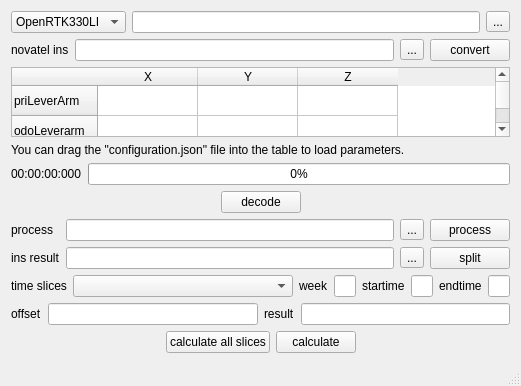
<?xml version="1.0" encoding="UTF-8"?>
<ui version="4.0">
 <class>MountAngleCalculationClass</class>
 <widget class="QMainWindow" name="MountAngleCalculationClass">
  <property name="geometry">
   <rect>
    <x>0</x>
    <y>0</y>
    <width>500</width>
    <height>331</height>
   </rect>
  </property>
  <property name="windowTitle">
   <string>MountAngleCalculation</string>
  </property>
  <widget class="QWidget" name="centralWidget">
   <layout class="QVBoxLayout" name="verticalLayout_2">
    <item>
     <layout class="QHBoxLayout" name="horizontalLayout">
      <item>
       <widget class="QComboBox" name="fileformat_cmb">
        <item>
         <property name="text">
          <string>OpenRTK330LI</string>
         </property>
        </item>
        <item>
         <property name="text">
          <string>RTK330LA</string>
         </property>
        </item>
        <item>
         <property name="text">
          <string>INS401</string>
         </property>
        </item>
       </widget>
      </item>
      <item>
       <widget class="QLineEdit" name="filepath_edt"/>
      </item>
      <item>
       <widget class="QToolButton" name="select_btn">
        <property name="text">
         <string>...</string>
        </property>
       </widget>
      </item>
     </layout>
    </item>
    <item>
     <layout class="QHBoxLayout" name="horizontalLayout_4">
      <item>
       <widget class="QLabel" name="label_10">
        <property name="text">
         <string>novatel ins</string>
        </property>
       </widget>
      </item>
      <item>
       <widget class="QLineEdit" name="novatel_ins_path_edt"/>
      </item>
      <item>
       <widget class="QToolButton" name="novatel_ins_select_btn">
        <property name="text">
         <string>...</string>
        </property>
       </widget>
      </item>
      <item>
       <widget class="QPushButton" name="novatel_ins_convert_btn">
        <property name="text">
         <string>convert</string>
        </property>
       </widget>
      </item>
     </layout>
    </item>
    <item>
     <widget class="QTableWidget" name="tableWidget_config">
      <attribute name="verticalHeaderCascadingSectionResizes">
       <bool>false</bool>
      </attribute>
      <row>
       <property name="text">
        <string>priLeverArm</string>
       </property>
      </row>
      <row>
       <property name="text">
        <string>odoLeverarm</string>
       </property>
      </row>
      <row>
       <property name="text">
        <string>userLeverArm</string>
       </property>
      </row>
      <row>
       <property name="text">
        <string>rotationRBV</string>
       </property>
      </row>
      <column>
       <property name="text">
        <string>X</string>
       </property>
      </column>
      <column>
       <property name="text">
        <string>Y</string>
       </property>
      </column>
      <column>
       <property name="text">
        <string>Z</string>
       </property>
      </column>
     </widget>
    </item>
    <item>
     <widget class="QLabel" name="label_9">
      <property name="text">
       <string>You can drag the &quot;configuration.json&quot; file into the table to load parameters.</string>
      </property>
     </widget>
    </item>
    <item>
     <layout class="QVBoxLayout" name="verticalLayout">
      <item>
       <layout class="QHBoxLayout" name="horizontalLayout_3">
        <item>
         <widget class="QLabel" name="time_lb">
          <property name="text">
           <string>00:00:00:000</string>
          </property>
         </widget>
        </item>
        <item>
         <widget class="QProgressBar" name="progressBar">
          <property name="maximum">
           <number>10000</number>
          </property>
          <property name="value">
           <number>0</number>
          </property>
         </widget>
        </item>
       </layout>
      </item>
      <item>
       <layout class="QHBoxLayout" name="horizontalLayout_2">
        <item>
         <spacer name="horizontalSpacer_2">
          <property name="orientation">
           <enum>Qt::Horizontal</enum>
          </property>
          <property name="sizeHint" stdset="0">
           <size>
            <width>40</width>
            <height>20</height>
           </size>
          </property>
         </spacer>
        </item>
        <item>
         <widget class="QPushButton" name="pushButton_decode">
          <property name="text">
           <string>decode</string>
          </property>
         </widget>
        </item>
        <item>
         <spacer name="horizontalSpacer">
          <property name="orientation">
           <enum>Qt::Horizontal</enum>
          </property>
          <property name="sizeHint" stdset="0">
           <size>
            <width>40</width>
            <height>20</height>
           </size>
          </property>
         </spacer>
        </item>
       </layout>
      </item>
     </layout>
    </item>
    <item>
     <layout class="QGridLayout" name="gridLayout">
      <item row="0" column="0">
       <widget class="QLabel" name="label_6">
        <property name="text">
         <string>process</string>
        </property>
       </widget>
      </item>
      <item row="0" column="1">
       <widget class="QLineEdit" name="process_filepath_edt">
        <property name="dragEnabled">
         <bool>true</bool>
        </property>
       </widget>
      </item>
      <item row="0" column="2">
       <widget class="QToolButton" name="process_select_btn">
        <property name="text">
         <string>...</string>
        </property>
       </widget>
      </item>
      <item row="1" column="0">
       <widget class="QLabel" name="label_5">
        <property name="text">
         <string>ins result</string>
        </property>
       </widget>
      </item>
      <item row="1" column="1">
       <widget class="QLineEdit" name="result_filepath_edt"/>
      </item>
      <item row="1" column="2">
       <widget class="QToolButton" name="result_select_btn">
        <property name="text">
         <string>...</string>
        </property>
       </widget>
      </item>
      <item row="1" column="3">
       <widget class="QPushButton" name="pushButton_split">
        <property name="text">
         <string>split</string>
        </property>
       </widget>
      </item>
      <item row="0" column="3">
       <widget class="QPushButton" name="pushButton_process">
        <property name="text">
         <string>process</string>
        </property>
       </widget>
      </item>
     </layout>
    </item>
    <item>
     <layout class="QHBoxLayout" name="horizontalLayout_7">
      <item>
       <widget class="QLabel" name="label_4">
        <property name="text">
         <string>time slices</string>
        </property>
       </widget>
      </item>
      <item>
       <widget class="QComboBox" name="time_slices_comb">
        <property name="minimumSize">
         <size>
          <width>220</width>
          <height>0</height>
         </size>
        </property>
       </widget>
      </item>
      <item>
       <widget class="QLabel" name="label_7">
        <property name="text">
         <string>week</string>
        </property>
       </widget>
      </item>
      <item>
       <widget class="QLineEdit" name="week_edt"/>
      </item>
      <item>
       <widget class="QLabel" name="label">
        <property name="text">
         <string>startime</string>
        </property>
       </widget>
      </item>
      <item>
       <widget class="QLineEdit" name="starttime_edt"/>
      </item>
      <item>
       <widget class="QLabel" name="label_2">
        <property name="text">
         <string>endtime</string>
        </property>
       </widget>
      </item>
      <item>
       <widget class="QLineEdit" name="endtime_edt">
        <property name="inputMask">
         <string/>
        </property>
       </widget>
      </item>
     </layout>
    </item>
    <item>
     <layout class="QHBoxLayout" name="horizontalLayout_8">
      <item>
       <widget class="QLabel" name="label_8">
        <property name="text">
         <string>offset</string>
        </property>
       </widget>
      </item>
      <item>
       <widget class="QLineEdit" name="offset_edt"/>
      </item>
      <item>
       <widget class="QLabel" name="label_3">
        <property name="text">
         <string>result</string>
        </property>
       </widget>
      </item>
      <item>
       <widget class="QLineEdit" name="result_edt">
        <property name="readOnly">
         <bool>true</bool>
        </property>
       </widget>
      </item>
     </layout>
    </item>
    <item>
     <layout class="QHBoxLayout" name="horizontalLayout_6">
      <item>
       <spacer name="horizontalSpacer_3">
        <property name="orientation">
         <enum>Qt::Horizontal</enum>
        </property>
        <property name="sizeHint" stdset="0">
         <size>
          <width>40</width>
          <height>20</height>
         </size>
        </property>
       </spacer>
      </item>
      <item>
       <widget class="QPushButton" name="pushButton_calculate_all">
        <property name="text">
         <string>calculate all slices</string>
        </property>
       </widget>
      </item>
      <item>
       <widget class="QPushButton" name="pushButton_calculate">
        <property name="text">
         <string>calculate</string>
        </property>
       </widget>
      </item>
      <item>
       <spacer name="horizontalSpacer_4">
        <property name="orientation">
         <enum>Qt::Horizontal</enum>
        </property>
        <property name="sizeHint" stdset="0">
         <size>
          <width>40</width>
          <height>20</height>
         </size>
        </property>
       </spacer>
      </item>
     </layout>
    </item>
   </layout>
  </widget>
  <widget class="QStatusBar" name="statusBar"/>
  <action name="actionAbout">
   <property name="text">
    <string>About</string>
   </property>
  </action>
 </widget>
 <layoutdefault spacing="6" margin="11"/>
 <resources>
  <include location="MountAngleCalculation.qrc"/>
 </resources>
 <connections/>
</ui>
